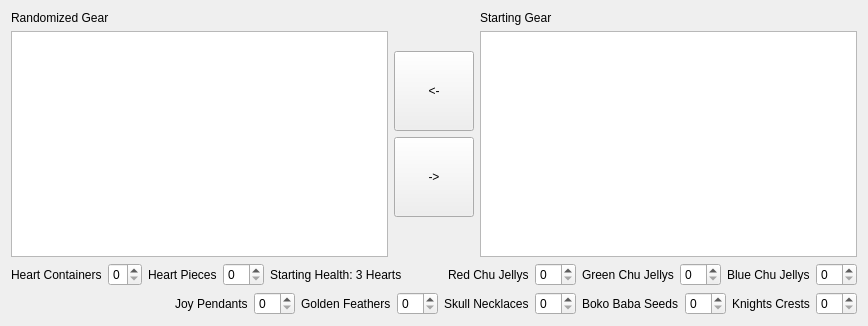
          <widget class="QWidget" name="tab_3">
           <property name="enabled">
            <bool>true</bool>
           </property>
           <attribute name="title">
            <string>Starting Items</string>
           </attribute>
           <layout class="QVBoxLayout" name="verticalLayout_10">
            <item>
             <layout class="QHBoxLayout" name="horizontalLayout_9">
              <item>
               <layout class="QVBoxLayout" name="verticalLayout_8">
                <item>
                 <widget class="QLabel" name="label_for_randomized_gear">
                  <property name="text">
                   <string>Randomized Gear</string>
                  </property>
                 </widget>
                </item>
                <item>
                 <widget class="QListView" name="randomized_gear">
                  <property name="editTriggers">
                   <set>QAbstractItemView::NoEditTriggers</set>
                  </property>
                  <property name="selectionMode">
                   <enum>QAbstractItemView::ExtendedSelection</enum>
                  </property>
                 </widget>
                </item>
               </layout>
              </item>
              <item>
               <layout class="QVBoxLayout" name="verticalLayout_7">
                <item>
                 <spacer name="verticalSpacer_3">
                  <property name="orientation">
                   <enum>Qt::Vertical</enum>
                  </property>
                  <property name="sizeHint" stdset="0">
                   <size>
                    <width>20</width>
                    <height>40</height>
                   </size>
                  </property>
                 </spacer>
                </item>
                <item>
                 <widget class="QPushButton" name="remove_gear">
                  <property name="minimumSize">
                   <size>
                    <width>0</width>
                    <height>80</height>
                   </size>
                  </property>
                  <property name="text">
                   <string>&lt;-</string>
                  </property>
                 </widget>
                </item>
                <item>
                 <widget class="QPushButton" name="add_gear">
                  <property name="minimumSize">
                   <size>
                    <width>0</width>
                    <height>80</height>
                   </size>
                  </property>
                  <property name="text">
                   <string>-&gt;</string>
                  </property>
                 </widget>
                </item>
                <item>
                 <spacer name="verticalSpacer_4">
                  <property name="orientation">
                   <enum>Qt::Vertical</enum>
                  </property>
                  <property name="sizeHint" stdset="0">
                   <size>
                    <width>20</width>
                    <height>40</height>
                   </size>
                  </property>
                 </spacer>
                </item>
               </layout>
              </item>
              <item>
               <layout class="QVBoxLayout" name="verticalLayout_9">
                <item>
                 <widget class="QLabel" name="label_for_starting_gear">
                  <property name="text">
                   <string>Starting Gear</string>
                  </property>
                 </widget>
                </item>
                <item>
                 <widget class="QListView" name="starting_gear">
                  <property name="editTriggers">
                   <set>QAbstractItemView::NoEditTriggers</set>
                  </property>
                  <property name="selectionMode">
                   <enum>QAbstractItemView::ExtendedSelection</enum>
                  </property>
                 </widget>
                </item>
               </layout>
              </item>
             </layout>
            </item>
            <item>
             <layout class="QHBoxLayout" name="horizontalLayout_10">
              <item>
               <widget class="QLabel" name="label_for_starting_hcs">
                <property name="text">
                 <string>Heart Containers</string>
                </property>
               </widget>
              </item>
              <item>
               <widget class="QSpinBox" name="starting_hcs">
                <property name="layoutDirection">
                 <enum>Qt::LeftToRight</enum>
                </property>
                <property name="maximum">
                 <number>6</number>
                </property>
                <property name="value">
                 <number>0</number>
                </property>
                <property name="displayIntegerBase">
                 <number>10</number>
                </property>
               </widget>
              </item>
              <item>
               <widget class="QLabel" name="label_for_starting_pohs">
                <property name="text">
                 <string>Heart Pieces</string>
                </property>
               </widget>
              </item>
              <item>
               <widget class="QSpinBox" name="starting_pohs">
                <property name="maximum">
                 <number>44</number>
                </property>
                <property name="value">
                 <number>0</number>
                </property>
                <property name="displayIntegerBase">
                 <number>10</number>
                </property>
               </widget>
              </item>
              <item>
               <widget class="QLabel" name="current_health">
                <property name="text">
                 <string>Starting Health: 3 Hearts</string>
                </property>
               </widget>
              </item>
              <item>
               <spacer name="horizontalSpacer_3">
                <property name="orientation">
                 <enum>Qt::Horizontal</enum>
                </property>
                <property name="sizeHint" stdset="0">
                 <size>
                  <width>40</width>
                  <height>20</height>
                 </size>
                </property>
               </spacer>
              </item>
              <item>
               <widget class="QLabel" name="label_for_starting_red_chu_jellys">
                <property name="text">
                 <string>Red Chu Jellys</string>
                </property>
               </widget>
              </item>
              <item>
               <widget class="QSpinBox" name="starting_red_chu_jellys">
                <property name="maximum">
                 <number>15</number>
                </property>
               </widget>
              </item>
              <item>
               <widget class="QLabel" name="label_for_starting_green_chu_jellys">
                <property name="text">
                 <string>Green Chu Jellys</string>
                </property>
               </widget>
              </item>
              <item>
               <widget class="QSpinBox" name="starting_green_chu_jellys">
                <property name="maximum">
                 <number>15</number>
                </property>
               </widget>
              </item>
              <item>
               <widget class="QLabel" name="label_for_starting_blue_chu_jellys">
                <property name="text">
                 <string>Blue Chu Jellys</string>
                </property>
               </widget>
              </item>
              <item>
               <widget class="QSpinBox" name="starting_blue_chu_jellys">
                <property name="maximum">
                 <number>15</number>
                </property>
               </widget>
              </item>
             </layout>
            </item>
            <item>
             <layout class="QHBoxLayout" name="horizontalLayout_23">
              <item>
               <spacer name="horizontalSpacer_4">
                <property name="orientation">
                 <enum>Qt::Horizontal</enum>
                </property>
                <property name="sizeHint" stdset="0">
                 <size>
                  <width>40</width>
                  <height>20</height>
                 </size>
                </property>
               </spacer>
              </item>
              <item>
               <widget class="QLabel" name="label_for_starting_joy_pendants">
                <property name="text">
                 <string>Joy Pendants</string>
                </property>
               </widget>
              </item>
              <item>
               <widget class="QSpinBox" name="starting_joy_pendants">
                <property name="maximum">
                 <number>40</number>
                </property>
               </widget>
              </item>
              <item>
               <widget class="QLabel" name="label_for_starting_golden_feathers">
                <property name="text">
                 <string>Golden Feathers</string>
                </property>
               </widget>
              </item>
              <item>
               <widget class="QSpinBox" name="starting_golden_feathers">
                <property name="maximum">
                 <number>20</number>
                </property>
               </widget>
              </item>
              <item>
               <widget class="QLabel" name="label_for_starting_skull_necklaces">
                <property name="text">
                 <string>Skull Necklaces</string>
                </property>
               </widget>
              </item>
              <item>
               <widget class="QSpinBox" name="starting_skull_necklaces">
                <property name="maximum">
                 <number>23</number>
                </property>
               </widget>
              </item>
              <item>
               <widget class="QLabel" name="label_for_starting_boko_baba_seeds">
                <property name="text">
                 <string>Boko Baba Seeds</string>
                </property>
               </widget>
              </item>
              <item>
               <widget class="QSpinBox" name="starting_boko_baba_seeds">
                <property name="maximum">
                 <number>10</number>
                </property>
               </widget>
              </item>
              <item>
               <widget class="QLabel" name="label_for_starting_knights_crests">
                <property name="text">
                 <string>Knights Crests</string>
                </property>
               </widget>
              </item>
              <item>
               <widget class="QSpinBox" name="starting_knights_crests">
                <property name="maximum">
                 <number>10</number>
                </property>
               </widget>
              </item>
             </layout>
            </item>
           </layout>
          </widget>
